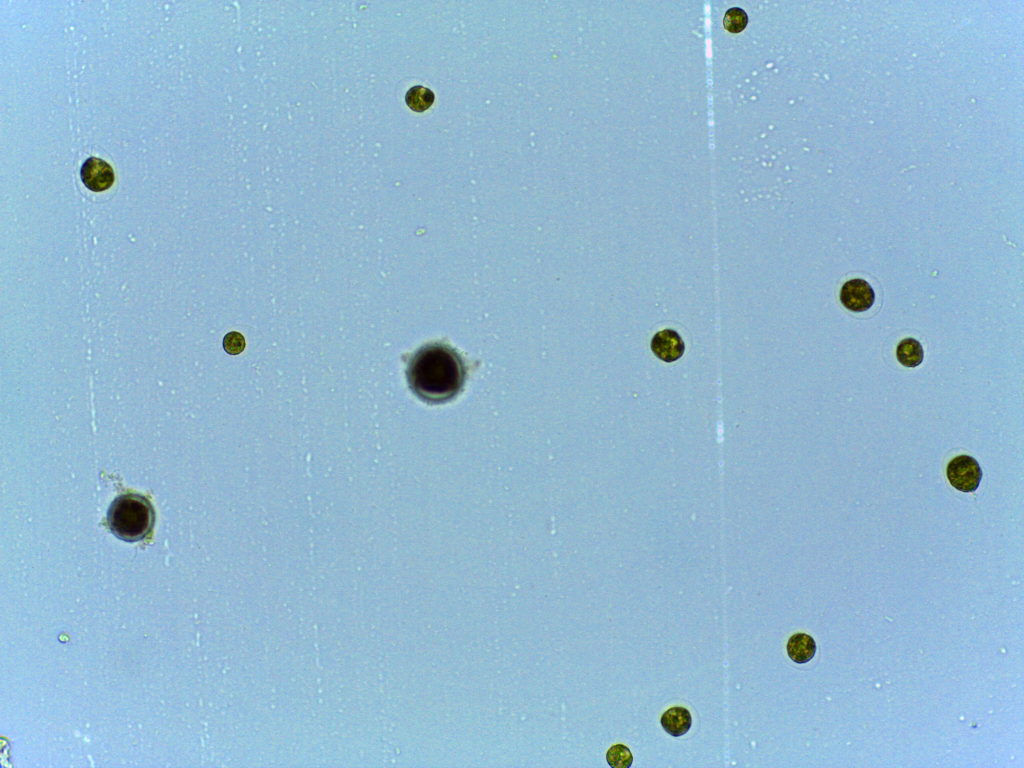
#> input picture images/counting_hpl_1.jpg, 2048 x 1536 px (shown at 1/2 size)
$ jupyter execute --allow-errors counting-hpl.ipynb   (shell and % lines are left out)   (older library calls are emulated)
#> lines starting #> are read from the running program, lines starting #| are printed output that depends on the picture; after the words box and inside, x2 and y2 are one past the last pixel; in counts of white or black regions, pixels touching at a corner belong together
## Try-outs for cell counting

The main goal is a system for algae counting in a microscope image. To reach this, some short tasks have to be done, as 1) figure upload, 2) filter and mask treatments (including filters utilized for bacteria and coin counting, and other imaging treatments -we are here to experiment, right?), 3) border identification, 4) single cells identification, 5) coverage area and individual area evaluations (?), 6) determine the area which we are counting (maybe crop), and 7) cell count for a determined area.

### Counting algae - microscopy

Counting algae cells in a microscope image may sounds archaic, but still is one of the main parameters for microalgae analysis, from ecotoxicology tests to integral environment evaluations. In any way, it usually is one of the most sad and morous tasks one has to accomplish in algae research. This is due to the number of samples, or to the number of cells that has to be count in each sample (and that is on statistics). Imagine staying seated on microscope, counting single-celled algae for 8 hours a day, for 1-2 weeks. It isn't difficult, but it brings inherently, two major problems: tiredness-related errors because of the human (lack of) plasticity, and it is time-consuming.

Therefore, algae researchers urge for automatization, and the easiest way is processing the images taken from a microscope.

For this try-out I'll use images from *Haematococcus pluvialis* and *Euglena mutabilis*, both strains are mantained and used in research at the Phycology Lab at Federal University of Santa Catarina (UFSC).

#### Algae background (just so you know):

*Haematococcus pluvialis* (HPL): Chlorophyceae highly studied for industrial-scale astaxanthin production, this strain has a complicated life-cycle, with at least 5 different phases - and consequently, formats. Palmella, akinete, macrozoospore, microzoospore, plus the asexual reproduction. We have tried using an hematocitometer-analyzer, and its output is a scatter plot with cell complexity. Is nice and publishable, but it doesn't solve much about the HPL cell type, and one of the constraints of this equipment is that it can not deal with a wide range of cell sizes - which is all HPL is about.

*Euglena mutabilis* (EMU): Our EMU is an acidophilic strain sampled and isolated from a mining region in Criciúma - Santa Catarina in 2010. An Euglenophyceae, the species is 70-170 μm long and 25-36 μm wide, with cylindrical body and posterial tapering, many fusiform chloroplasts and it's nucleus is posterior. This strain can thrive in pH as low as 1 and as high as 10, with optimal pH at 3.6. Our reserch on EMU shows its potential for biotechnological solutions for Heavy Metal (HM) and iron remediation, very common contaminants in mining regions.

### Basic fluxogram

First things first:
- Load image
- Gray scale
- Gaussian filter (not mandatory)
- Threshold for binarization

Morphological operations:
- Small objects removal
- Distance transforms (edt)
- Find local maxima
- Watershed (segmentation)

Rework:
- Centroids
- Clusters

based on _scikit-image_ package tutorials.

## Worked Example: Segmentation
As an example of a typical image processing problem, we will segment the following image of bacteria.

[cell 1]
import matplotlib.pyplot as plt
import numpy as np

im = plt.imread('images/counting_hpl_1.jpg')
#> im is the input picture: shape (1536, 2048, 3); mean R, G, B 146.9, 186.2, 211.3

plt.imshow(im)

[cell 2]
def my_imshow(im, title=None, **kwargs):
    if 'cmap' not in kwargs:
        kwargs['cmap'] = 'gray'
    plt.figure(figsize=(5,5))
    plt.imshow(im, interpolation='none', **kwargs)
    if title:
        plt.title(title)
    plt.axis('off')

print ('original image shape: {}'.format(im.shape))
#| original image shape: (1536, 2048, 3)
print ('alpha channel intensity: {0:.2f} +- {1:.2f}'.format(np.mean(im[:,:,-1]), np.std(im[:,:,-1]))
)
#| alpha channel intensity: 211.34 +- 24.51
my_imshow(im)

First, convert from color (4 channel, actually) to grayscale.

[cell 3]
from skimage import color

# convert to gray
gray_im = color.rgb2gray(im)
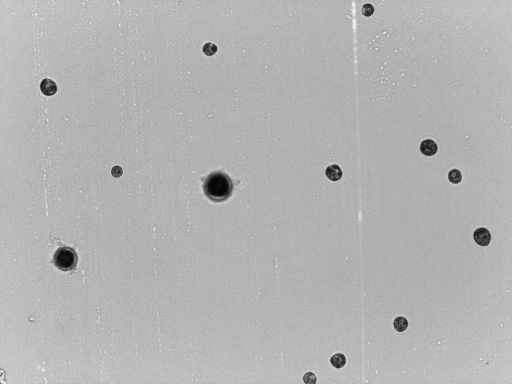
#> gray_im: shape (1536, 2048) float64 (shown at 1/4 size); min 0.0067, max 0.997, mean 0.705
print ('grayscale image shape:', gray_im.shape)
#| grayscale image shape: (1536, 2048)

my_imshow(gray_im)

Blur slightly to reduce noise. (This isn't strictly necessary in this case, since it's a fairly high-quality image.)

[cell 4]
from skimage import filters
blurred_im = filters.gaussian(gray_im, sigma=10)
my_imshow(blurred_im)

After the image is suitable pre-processed, we can threshold it to convert it to a cell mask.

[cell 5]
thresh = 0.6
mask = gray_im < thresh
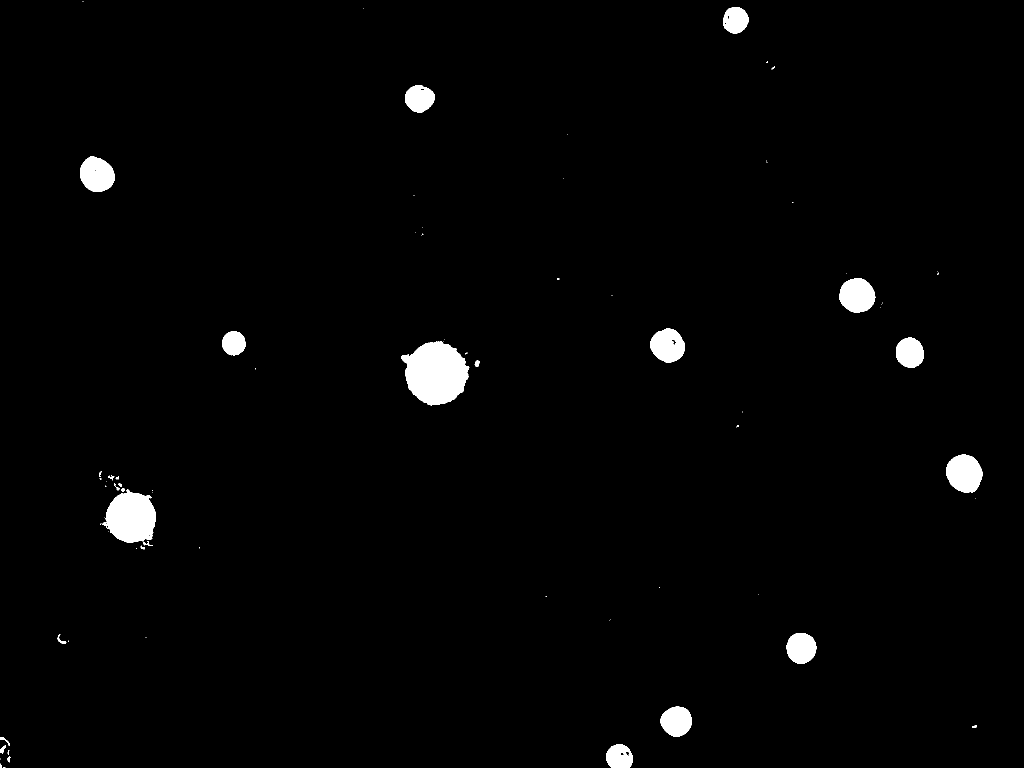
#> mask: shape (1536, 2048) bool (shown at 1/2 size); 1.7% white; 82 white regions (52 under 20 px), largest, box (x1, y1, x2, y2) and area: (802, 682, 939, 811) 12361, (205, 978, 312, 1086) 8106, (1893, 909, 1966, 985) 4264
blurred_mask = blurred_im < thresh
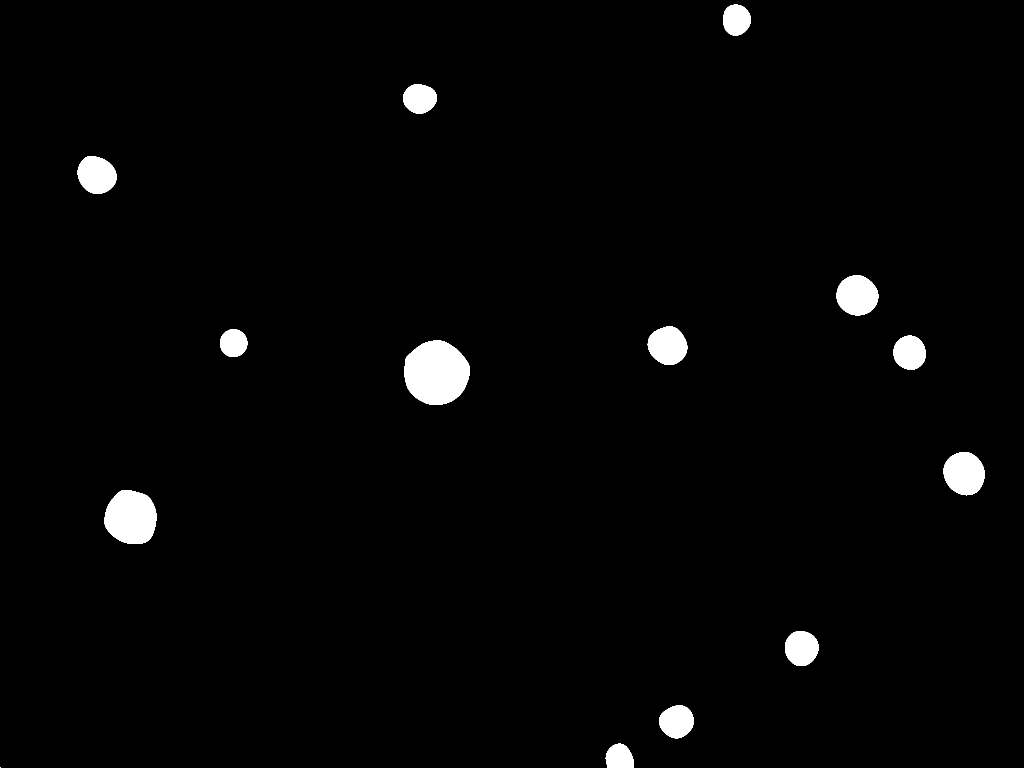
#> blurred_mask: shape (1536, 2048) bool (shown at 1/2 size); 2% white; 14 white regions (1 under 20 px), largest, box (x1, y1, x2, y2) and area: (809, 681, 940, 810) 13150, (209, 980, 313, 1088) 8939, (1887, 904, 1970, 991) 5565

my_imshow(mask, title='mask from original grayscale image')
my_imshow(blurred_mask, title='mask from blurred grayscale image')

$ run again, with images/counting_hpl_2.jpg copied over images/counting_hpl_1.jpg
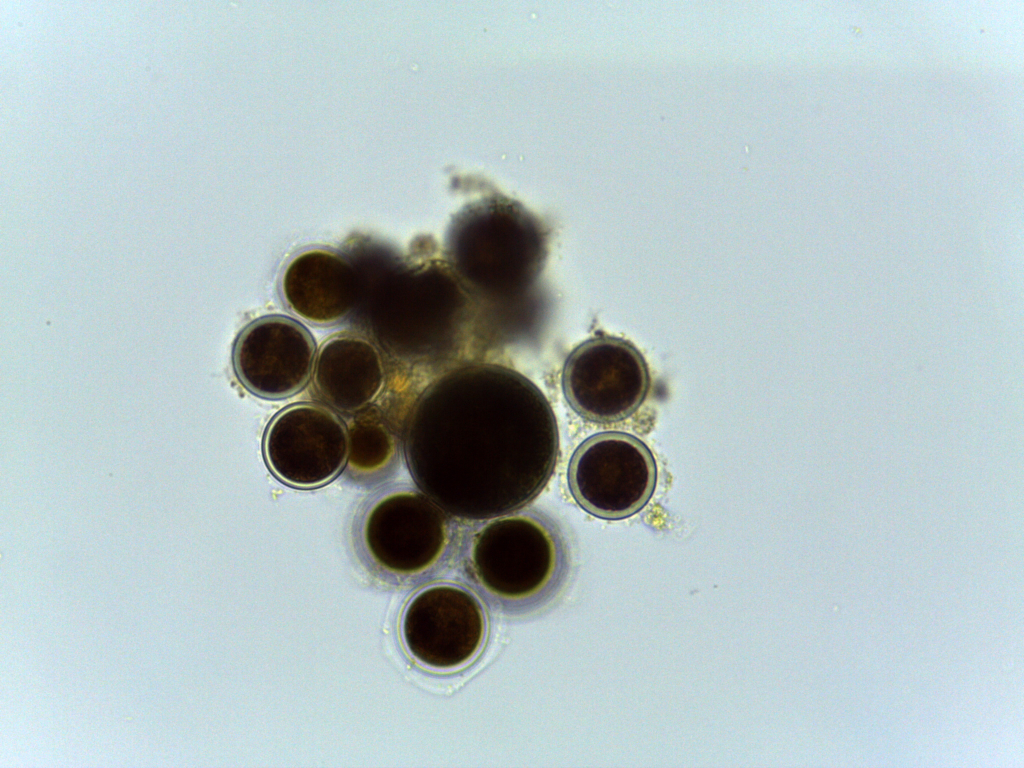
#> input picture images/counting_hpl_2.jpg, 2048 x 1536 px (shown at 1/2 size)
#> im is the input picture: shape (1536, 2048, 3); mean R, G, B 176.7, 191.9, 193.1
#| original image shape: (1536, 2048, 3)
#| alpha channel intensity: 193.09 +- 65.54
#| grayscale image shape: (1536, 2048)
#> `mask = gray_im < thresh`:
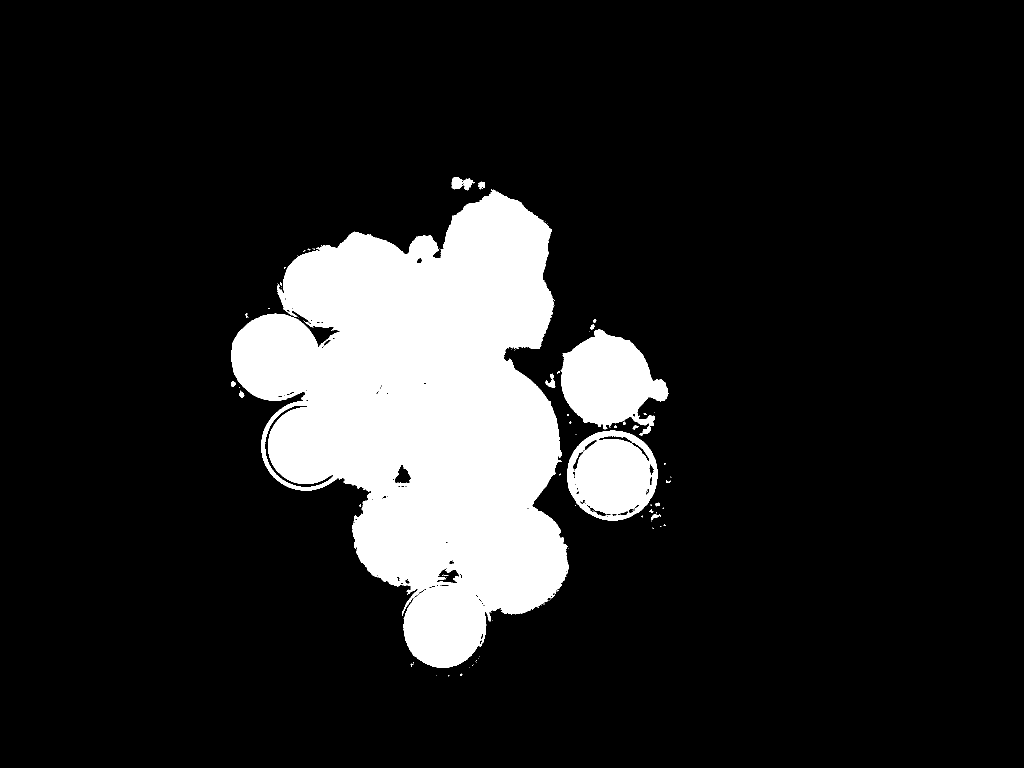
#> mask: shape (1536, 2048) bool (shown at 1/2 size); 14% white; 94 white regions (75 under 20 px), largest, box (x1, y1, x2, y2) and area: (462, 378, 1138, 1336) 388558, (1121, 659, 1338, 871) 27678, (1134, 861, 1315, 1041) 23728
#> `blurred_mask = blurred_im < thresh`:
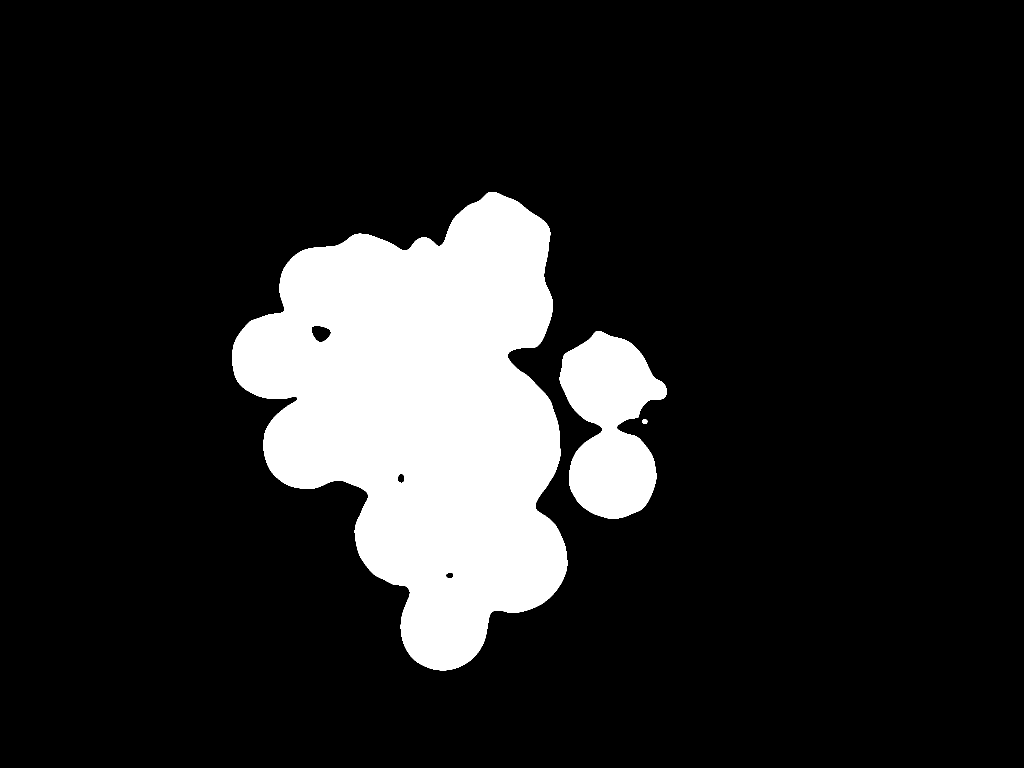
#> blurred_mask: shape (1536, 2048) bool (shown at 1/2 size); 14.2% white; 3 white regions, box (x1, y1, x2, y2) and area: (465, 384, 1135, 1341) 395203, (1119, 662, 1334, 1037) 51430, (1284, 839, 1295, 848) 81

$ run again, with images/counting_algae_1.jpeg copied over images/counting_hpl_1.jpg
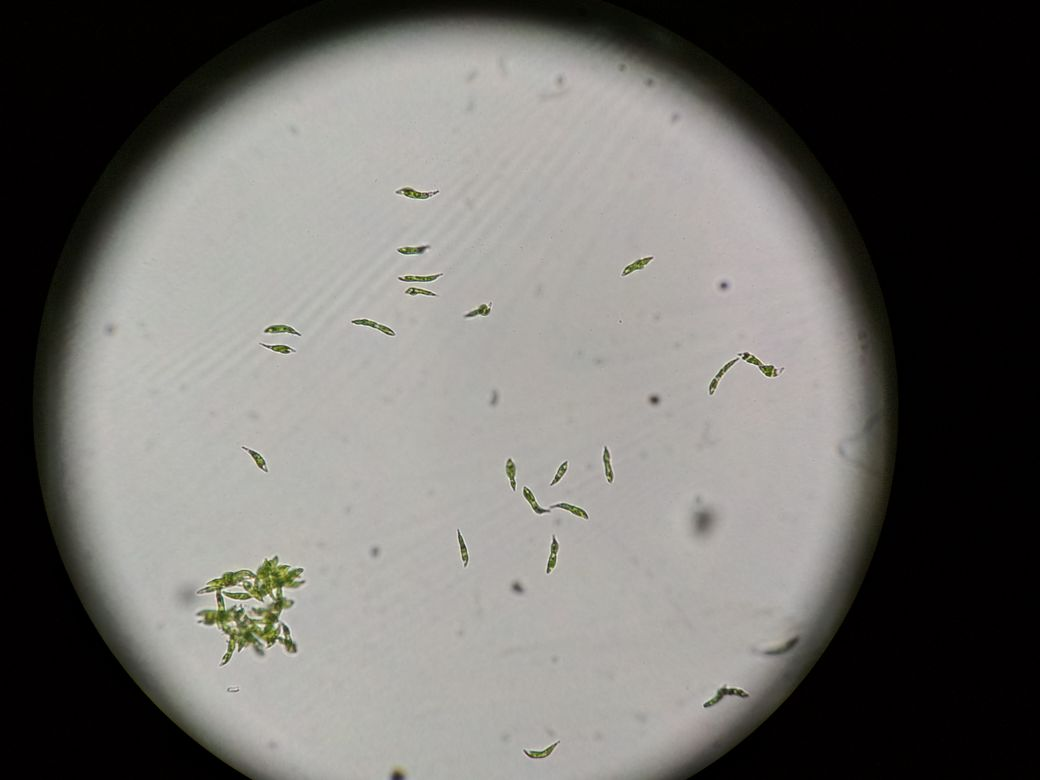
#> input picture images/counting_algae_1.jpeg, 1040 x 780 px
#> im is the input picture: shape (780, 1040, 3); mean R, G, B 110.3, 108.7, 105.2
#| original image shape: (780, 1040, 3)
#| alpha channel intensity: 105.16 +- 79.85
#| grayscale image shape: (780, 1040)
#> `mask = gray_im < thresh`:
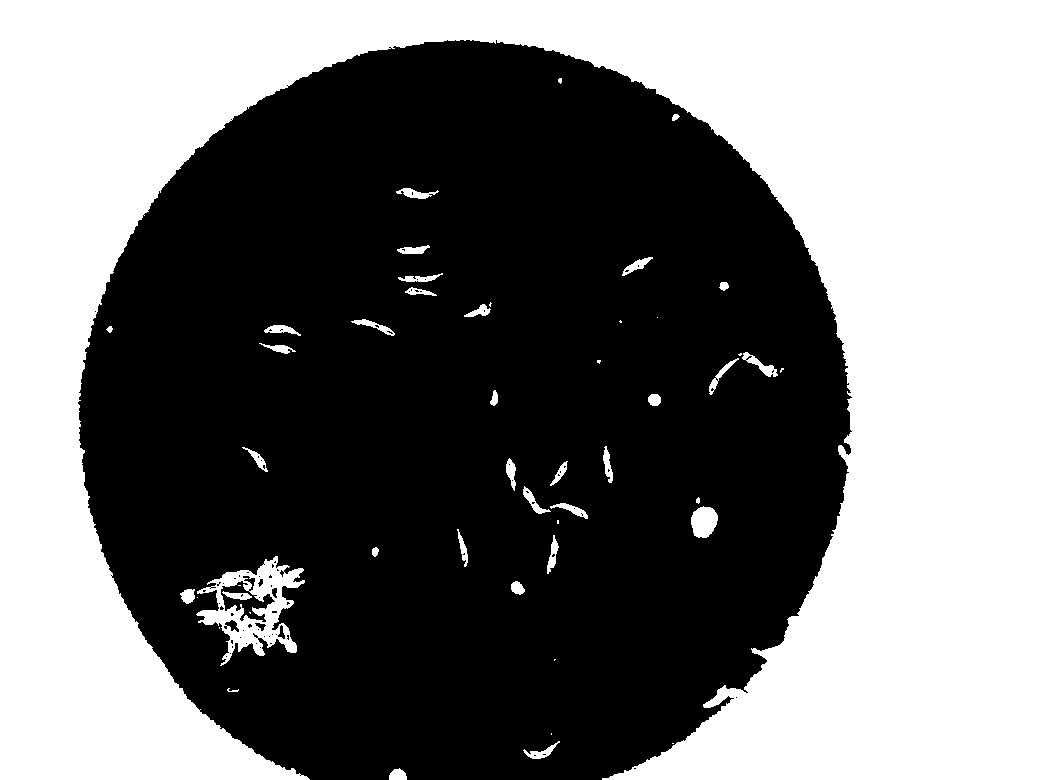
#> mask: shape (780, 1040) bool; 44.8% white; 50 white regions (15 under 20 px), largest, box (x1, y1, x2, y2) and area: (0, 0, 1040, 780) 353601, (196, 556, 305, 666) 4476, (691, 506, 718, 538) 661
#> `blurred_mask = blurred_im < thresh`:
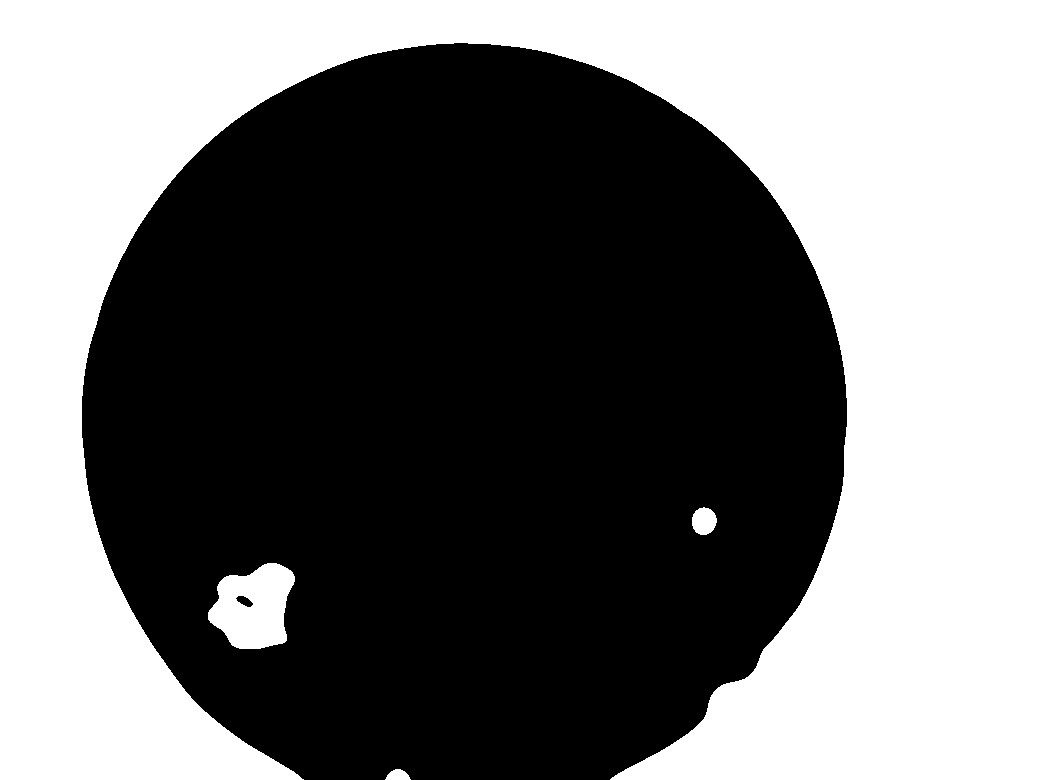
#> blurred_mask: shape (780, 1040) bool; 45% white; 4 white regions, box (x1, y1, x2, y2) and area: (0, 0, 1040, 780) 358743, (208, 563, 295, 649) 5225, (692, 507, 717, 535) 541, (385, 769, 411, 780) 202
